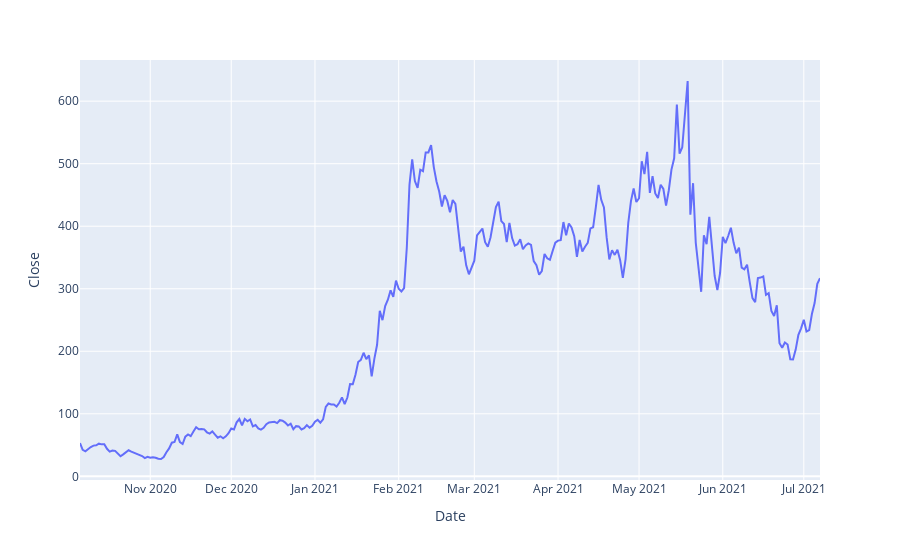

The notebook cell this image was saved under:
### Code cell
fig = px.line(data, x='Date', y="Close")
fig.show();

### Figure 1 — Plotly figure (JSON) as saved in the notebook; plotly's stock layout.template omitted (floating-point values rounded to 4 significant figures; data arrays with more than 128 entries replaced by an {"elided": "..."} marker saying what was removed)
{"data": [{"hovertemplate": "Date=%{x}<br>Close=%{y}<extra></extra>", "legendgroup": "", "line": {"color": "#636efa", "dash": "solid"}, "marker": {"symbol": "circle"}, "mode": "lines", "name": "", "orientation": "v", "showlegend": false, "x": {"elided": "275 str values"}, "xaxis": "x", "y": {"elided": "275 float values"}, "yaxis": "y", "type": "scatter"}], "layout": {"xaxis": {"anchor": "y", "domain": [0, 1], "title": {"text": "Date"}}, "yaxis": {"anchor": "x", "domain": [0, 1], "title": {"text": "Close"}}, "legend": {"tracegroupgap": 0}, "margin": {"t": 60}}}
